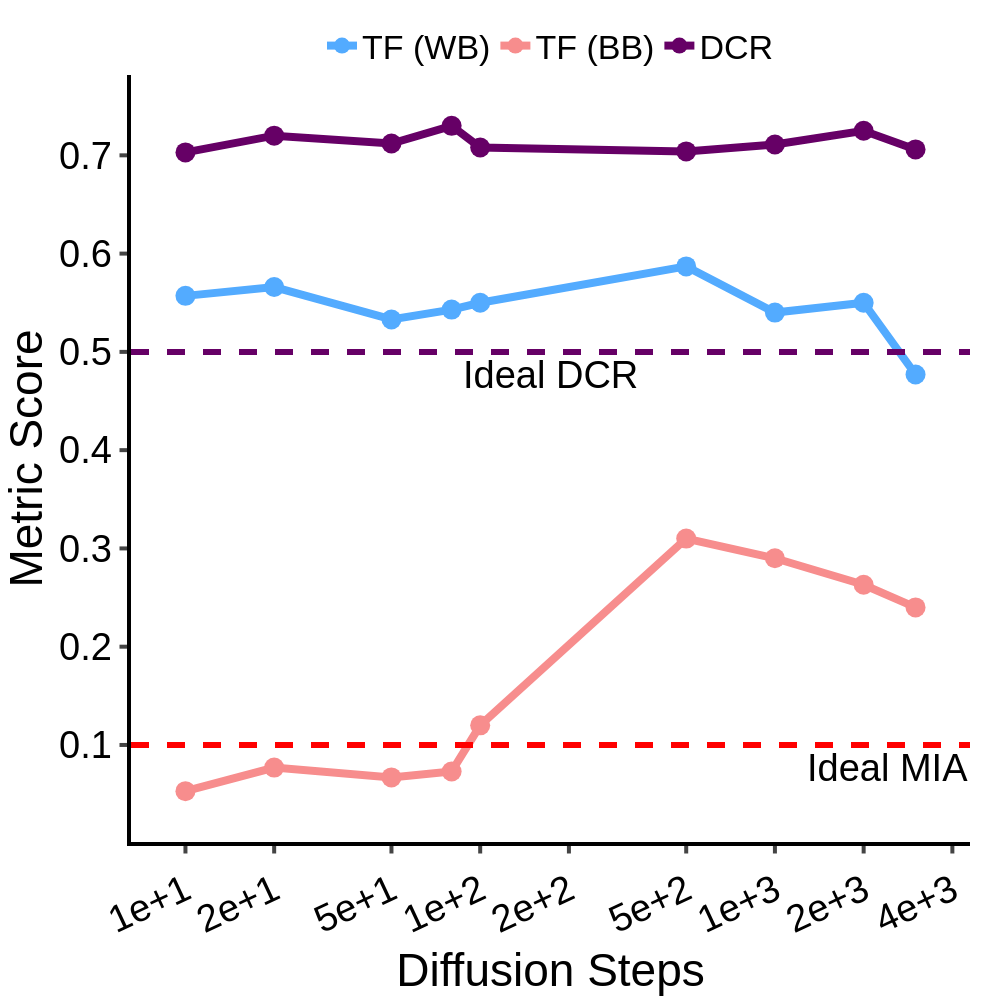

Notebook code cell kept with this figure:
### Code cell
df = {"Diffusion Steps": diffusion_steps, "TF (WB)": diffusion_steps_wb, "TF (BB)": diffusion_steps_bb, "DCR": diffusion_steps_dcr}

fig = px.line(
    data_frame=df,
    x="Diffusion Steps",
    y=["TF (WB)", "TF (BB)", "DCR"],
    markers=True,
)
fig.data[0].line.color = "#53abff"
fig.data[1].line.color = "#f78d8d"
fig.data[2].line.color = "#660066"
fig.add_hline(y=0.1, line_dash="dash", line_color="red", annotation_text="Ideal MIA", annotation_position="bottom right", line_width=6)
fig.add_hline(y=0.5, line_dash="dash", line_color="#660066", annotation_text="Ideal DCR", annotation_position="bottom", line_width=6)
fig.update_layout(
    xaxis=dict(
        tickmode='array',
        tickvals=[1e01, 2e01, 5e01, 1e02, 2e02, 5e02, 1e03, 2e03, 4e03],
    ),
)
fig.update_xaxes(
    type="log", ticks="outside", tickwidth=4, ticklen=7.5, linewidth=4, linecolor="black", tickangle=-25, title_font_family="Helvetica", tickfont_family="Helvetica", tickfont_size=FONT_SIZE, tickformat=".1E"
)
fig.update_yaxes(
    ticks="outside", tickwidth=4, ticklen=7.5, linewidth=4, linecolor="black", title = "Metric Score", tickangle=0, title_font_family="Helvetica", tickfont_family="Helvetica", tickfont_size=FONT_SIZE,
)
fig.update_traces(marker=dict(size=20), line=dict(width=8))
fig.update_traces(marker=dict(size=20), line=dict(width=8))

customize_figure_layout(fig)
save_and_display_figure(fig, "diabetes_tf_dcr_diffusion_steps", plots_dir)

### Figure 1 — Plotly figure (JSON) as saved in the notebook; plotly's stock layout.template omitted (floating-point values rounded to 4 significant figures)
{"data": [{"hovertemplate": "variable=TF (WB)<br>Diffusion Steps=%{x}<br>value=%{y}<extra></extra>", "legendgroup": "TF (WB)", "line": {"color": "#53abff", "dash": "solid", "width": 8}, "marker": {"size": 20, "symbol": "circle"}, "mode": "lines+markers", "name": "TF (WB)", "orientation": "v", "showlegend": true, "type": "scatter", "x": [10, 20, 50, 80, 100, 500, 1000, 2000, 3000], "xaxis": "x", "y": [0.557, 0.566, 0.533, 0.543, 0.55, 0.587, 0.54, 0.55, 0.477], "yaxis": "y"}, {"hovertemplate": "variable=TF (BB)<br>Diffusion Steps=%{x}<br>value=%{y}<extra></extra>", "legendgroup": "TF (BB)", "line": {"color": "#f78d8d", "dash": "solid", "width": 8}, "marker": {"size": 20, "symbol": "circle"}, "mode": "lines+markers", "name": "TF (BB)", "orientation": "v", "showlegend": true, "type": "scatter", "x": [10, 20, 50, 80, 100, 500, 1000, 2000, 3000], "xaxis": "x", "y": [0.053, 0.077, 0.067, 0.073, 0.12, 0.31, 0.29, 0.263, 0.24], "yaxis": "y"}, {"hovertemplate": "variable=DCR<br>Diffusion Steps=%{x}<br>value=%{y}<extra></extra>", "legendgroup": "DCR", "line": {"color": "#660066", "dash": "solid", "width": 8}, "marker": {"size": 20, "symbol": "circle"}, "mode": "lines+markers", "name": "DCR", "orientation": "v", "showlegend": true, "type": "scatter", "x": [10, 20, 50, 80, 100, 500, 1000, 2000, 3000], "xaxis": "x", "y": [0.703, 0.72, 0.712, 0.73, 0.708, 0.704, 0.711, 0.725, 0.706], "yaxis": "y"}], "layout": {"annotations": [{"showarrow": false, "text": "Ideal MIA", "x": 1, "xanchor": "right", "xref": "x domain", "y": 0.1, "yanchor": "top", "yref": "y"}, {"showarrow": false, "text": "Ideal DCR", "x": 0.5, "xanchor": "center", "xref": "x domain", "y": 0.5, "yanchor": "top", "yref": "y"}], "font": {"color": "black", "family": "Helvetica", "size": 38}, "height": 1000, "legend": {"font": {"size": 34}, "orientation": "h", "title": {"font": {"family": "Helvetica"}, "text": ""}, "tracegroupgap": 0, "valign": "top", "x": 0.5, "xanchor": "center", "y": 1, "yanchor": "bottom"}, "margin": {"b": 25, "l": 30, "r": 30, "t": 75}, "plot_bgcolor": "white", "shapes": [{"line": {"color": "red", "dash": "dash", "width": 6}, "type": "line", "x0": 0, "x1": 1, "xref": "x domain", "y0": 0.1, "y1": 0.1, "yref": "y"}, {"line": {"color": "#660066", "dash": "dash", "width": 6}, "type": "line", "x0": 0, "x1": 1, "xref": "x domain", "y0": 0.5, "y1": 0.5, "yref": "y"}], "title": {"font": {"family": "Helvetica"}, "x": 0.5, "y": 0.975}, "width": 1000, "xaxis": {"anchor": "y", "domain": [0, 1], "linecolor": "black", "linewidth": 4, "tickangle": -25, "tickfont": {"family": "Helvetica", "size": 38}, "tickformat": ".1E", "ticklen": 7.5, "tickmode": "array", "ticks": "outside", "tickvals": [10, 20, 50, 100, 200, 500, 1000, 2000, 4000], "tickwidth": 4, "title": {"font": {"family": "Helvetica"}, "text": "Diffusion Steps"}, "type": "log"}, "yaxis": {"anchor": "x", "domain": [0, 1], "linecolor": "black", "linewidth": 4, "tickangle": 0, "tickfont": {"family": "Helvetica", "size": 38}, "ticklen": 7.5, "ticks": "outside", "tickwidth": 4, "title": {"font": {"family": "Helvetica"}, "text": "Metric Score"}}}}
